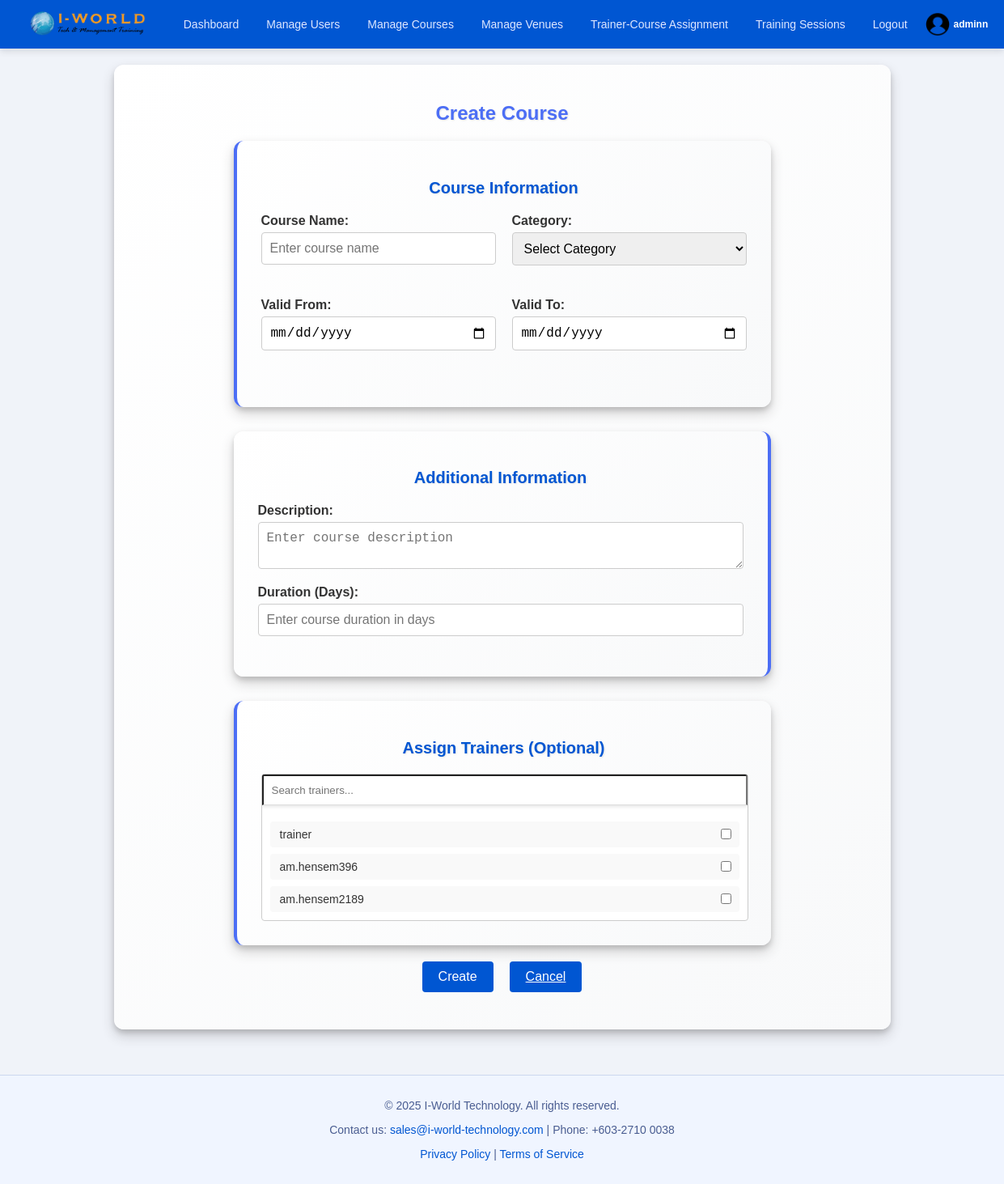
/create_course.php (signed in), run on the app's committed database.
### tables this page shows
CREATE TABLE `users` (
  `id` int(11) NOT NULL,
  `username` varchar(50) NOT NULL,
  `first_name` varchar(50) NOT NULL,
  `last_name` varchar(50) NOT NULL,
  `password` varchar(255) NOT NULL,
  `email` varchar(100) NOT NULL,
  `role_id` int(11) NOT NULL,
  `created_at` timestamp NOT NULL DEFAULT current_timestamp(),
  `created_by` int(11) DEFAULT NULL,
  `phone_number` varchar(15) DEFAULT NULL
);

### create_course.php (the view, shortened to what this page needs)
<?php
require_once 'config.php';
include 'navbar.php';
$courseName = $description = $category = $validFrom = $validTo = $duration = '';
$trainersQuery = $conn->query("SELECT id, username FROM users WHERE role_id = 3");
?>
<!DOCTYPE html>
<html lang="en">
<head>
    <link rel="stylesheet" href="styles.css">
</head>
<body>
<div class="form-container" style="max-width: 900px;">
    <h1>Create Course</h1>
    <form action="" method="POST">
        <div class="form-container basic-info-container">
            <h2>Course Information</h2>
            <div class="form-group-row">
                <div class="form-group">
                    <label for="course_name">Course Name:</label>
                    <input type="text" id="course_name" name="course_name" placeholder="Enter course name" value="<?php echo htmlspecialchars($courseName); ?>" required>
                </div>
                <div class="form-group">
                    <label for="category">Category:</label>
                    <select id="category" name="category" required>
                        <option value="">Select Category</option>
                    </select>
                </div>
            </div>
            <div class="form-group-row">
                <div class="form-group">
                    <label for="valid_from">Valid From:</label>
                    <input type="date" id="valid_from" name="valid_from" value="<?php echo htmlspecialchars($validFrom); ?>" required>
                </div>
                <div class="form-group">
                    <label for="valid_to">Valid To:</label>
                    <input type="date" id="valid_to" name="valid_to" value="<?php echo htmlspecialchars($validTo); ?>" required>
                </div>
            </div>
        </div>
        <div class="form-container role-info-container">
            <h2>Additional Information</h2>
            <div class="form-group">
                <label for="description">Description:</label>
                <textarea id="description" name="description" placeholder="Enter course description" required><?php echo htmlspecialchars($description); ?></textarea>
            </div>
            <div class="form-group">
                <label for="duration">Duration (Days):</label>
                <input type="number" id="duration" name="duration" placeholder="Enter course duration in days" value="<?php echo htmlspecialchars($duration); ?>" required>
            </div>
        </div>
        <div class="form-container assign-role-info-container">
            <h2>Assign Trainers (Optional)</h2>
            <div class="trainer-container">
                <input type="text" id="search-trainers" placeholder="Search trainers..." onkeyup="filterTrainers()">
                <div class="trainer-list" id="trainer-list">
                    <?php while ($trainer = $trainersQuery->fetch_assoc()): ?>
                        <label class="trainer-item">
                            <span><?php echo htmlspecialchars($trainer['username']); ?></span>
                            <input type="checkbox" name="trainers[]" value="<?php echo $trainer['id']; ?>">
                        </label>
                    <?php endwhile; ?>
                </div>
            </div>
        </div>
        <div class="form-actions">
            <button type="submit" class="btn btn-primary">Create</button>
            <a href="manage_courses.php" class="btn btn-secondary">Cancel</a>
        </div>
    </form>
</div><br><br>
<?php include 'footer.php'; ?>
</body>
</html>

### styles.css (style rules this page uses)
body { font-family: 'Arial', sans-serif; margin: 0; padding: 0; background-color: #f0f3f9; color: #333; }
.btn { background-color: #0056d2; color: white; padding: 10px 20px; font-size: 16px; border: none; border-radius: 4px; cursor: pointer; transition: background-color 0.3s ease; }
button { background-color: #0056d2; color: #fff; padding: 10px 15px; border: none; border-radius: 4px; font-size: 16px; cursor: pointer; transition: background-color 0.3s ease; }
.form-container { max-width: 600px; margin: 20px auto; background: linear-gradient(135deg, #ffffff, #f8f9fa); box-shadow: 0 8px 16px rgba(48, 46, 46, 0.2), 0 4px 6px rgba(0, 0, 0, 0.15); padding: 30px; border-radius: 12px; }
.form-actions { display: flex; justify-content: center; gap: 20px; margin-top: 20px; }
.basic-info-container { margin-bottom: 30px; border-left: 4px solid #4c6ef5; }
.role-info-container { margin-top: 30px; border-right: 4px solid #4c6ef5; }
.assign-role-info-container { margin-top: 30px; border-left: 4px solid #4c6ef5; }
.form-container h1 { color: #0056d2; font-size: 24px; margin-bottom: 20px; text-align: center; }
.form-container h1, .form-container h2 { color: #4c6ef5; text-shadow: 1px 1px 2px rgba(0, 0, 0, 0.1); margin-bottom: 20px; text-align: center; }
.form-container h2 { font-size: 20px; color: #0056d2; text-align: center; }
.form-group { display: flex; flex-direction: column; margin-bottom: 15px; }
.form-group label { margin-bottom: 5px; font-weight: bold; color: #333; }
.form-group input, .form-group select, .form-group textarea { padding: 10px; font-size: 16px; border: 1px solid #ccc; border-radius: 4px; width: 100%; box-sizing: border-box; }
.form-group-row { display: flex; gap: 20px; margin-bottom: 20px; }
.form-group-row .form-group { flex: 1; }
.trainer-container { position: relative; width: 100%; max-height: 200px; overflow-y: auto; border: 1px solid #ccc; border-radius: 4px; padding: 0; background-color: #fff; }
.trainer-container input[type="text"] { position: sticky; top: 0; z-index: 1; background-color: #fff; padding: 10px; border-bottom: 1px solid #ddd; box-shadow: 0 2px 4px rgba(0, 0, 0, 0.1); width: 100%; box-sizing: border-box; }
.trainer-list { display: flex; flex-direction: column; gap: 8px; padding: 10px; }
#search-courses, #search-trainers { margin-bottom: 10px; }
.trainer-list { display: flex; flex-direction: column; gap: 8px; }
.trainer-item { display: flex; align-items: center; justify-content: space-between; padding: 8px 0 8px 12px; border-radius: 4px; cursor: pointer; background-color: #f9f9f9; transition: background-color 0.3s ease, box-shadow 0.3s ease; box-shadow: none; box-sizing: border-box; }
.trainer-item input[type="checkbox"] { border: 2px solid red !important; margin: 0 10px 0 auto !important; padding: 0 !important; width: auto !important; }
.trainer-item span { flex-grow: 1; text-align: left; font-size: 14px; color: #333; }

### data on the page
users: username "trainer"
users: username "am.hensem396"
users: username "am.hensem2189"

### other printed values
$username "adminn"
